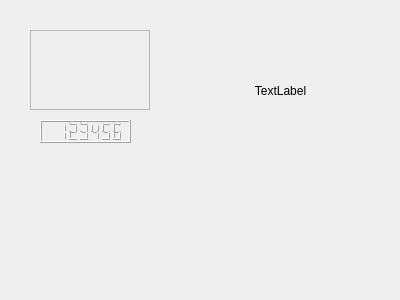
<?xml version="1.0" encoding="UTF-8"?>
<ui version="4.0">
 <class>MyWidget</class>
 <widget class="QWidget" name="MyWidget">
  <property name="geometry">
   <rect>
    <x>0</x>
    <y>0</y>
    <width>400</width>
    <height>300</height>
   </rect>
  </property>
  <property name="windowTitle">
   <string>MyWidget</string>
  </property>
  <widget class="QFrame" name="frame">
   <property name="geometry">
    <rect>
     <x>30</x>
     <y>30</y>
     <width>120</width>
     <height>80</height>
    </rect>
   </property>
   <property name="frameShape">
    <enum>QFrame::StyledPanel</enum>
   </property>
   <property name="frameShadow">
    <enum>QFrame::Raised</enum>
   </property>
  </widget>
  <widget class="QLabel" name="label">
   <property name="geometry">
    <rect>
     <x>210</x>
     <y>50</y>
     <width>141</width>
     <height>81</height>
    </rect>
   </property>
   <property name="text">
    <string>TextLabel</string>
   </property>
   <property name="alignment">
    <set>Qt::AlignCenter</set>
   </property>
   <property name="wordWrap">
    <bool>true</bool>
   </property>
  </widget>
  <widget class="QLCDNumber" name="lcdNumber">
   <property name="geometry">
    <rect>
     <x>40</x>
     <y>120</y>
     <width>91</width>
     <height>23</height>
    </rect>
   </property>
   <property name="autoFillBackground">
    <bool>false</bool>
   </property>
   <property name="smallDecimalPoint">
    <bool>true</bool>
   </property>
   <property name="digitCount">
    <number>7</number>
   </property>
   <property name="value" stdset="0">
    <double>123.456000000000003</double>
   </property>
  </widget>
 </widget>
 <layoutdefault spacing="6" margin="11"/>
 <resources/>
 <connections/>
</ui>
